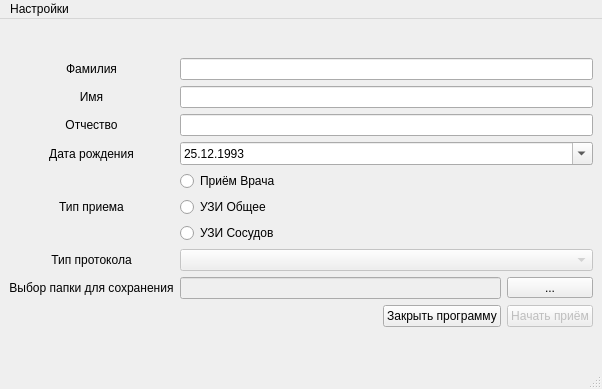
<?xml version="1.0" encoding="UTF-8"?>
<ui version="4.0">
 <class>MainWindow</class>
 <widget class="QMainWindow" name="MainWindow">
  <property name="geometry">
   <rect>
    <x>0</x>
    <y>0</y>
    <width>602</width>
    <height>389</height>
   </rect>
  </property>
  <property name="windowTitle">
   <string>Приём Врача</string>
  </property>
  <widget class="QWidget" name="centralwidget">
   <layout class="QGridLayout" name="gridLayout_2">
    <item row="2" column="0">
     <layout class="QGridLayout" name="gridLayout">
      <item row="2" column="0">
       <widget class="QLabel" name="label_3">
        <property name="text">
         <string>Отчество</string>
        </property>
        <property name="alignment">
         <set>Qt::AlignCenter</set>
        </property>
        <property name="buddy">
         <cstring>lineEdit_3</cstring>
        </property>
       </widget>
      </item>
      <item row="5" column="1" colspan="2">
       <widget class="QRadioButton" name="radioButton">
        <property name="text">
         <string>УЗИ Общее</string>
        </property>
        <attribute name="buttonGroup">
         <string notr="true">buttonGroup</string>
        </attribute>
       </widget>
      </item>
      <item row="7" column="0">
       <widget class="QLabel" name="label_6">
        <property name="text">
         <string>Тип протокола</string>
        </property>
        <property name="alignment">
         <set>Qt::AlignCenter</set>
        </property>
        <property name="wordWrap">
         <bool>false</bool>
        </property>
       </widget>
      </item>
      <item row="1" column="0">
       <widget class="QLabel" name="label_2">
        <property name="text">
         <string>Имя</string>
        </property>
        <property name="alignment">
         <set>Qt::AlignCenter</set>
        </property>
        <property name="buddy">
         <cstring>lineEdit_2</cstring>
        </property>
       </widget>
      </item>
      <item row="4" column="0" rowspan="3">
       <widget class="QLabel" name="label_5">
        <property name="text">
         <string>Тип приема</string>
        </property>
        <property name="alignment">
         <set>Qt::AlignCenter</set>
        </property>
       </widget>
      </item>
      <item row="0" column="0">
       <widget class="QLabel" name="label">
        <property name="text">
         <string>Фамилия</string>
        </property>
        <property name="alignment">
         <set>Qt::AlignCenter</set>
        </property>
        <property name="buddy">
         <cstring>lineEdit</cstring>
        </property>
       </widget>
      </item>
      <item row="3" column="1" colspan="2">
       <widget class="QDateEdit" name="dateEdit">
        <property name="maximumTime">
         <time>
          <hour>23</hour>
          <minute>59</minute>
          <second>59</second>
         </time>
        </property>
        <property name="displayFormat">
         <string>dd.MM.yyyy</string>
        </property>
        <property name="calendarPopup">
         <bool>true</bool>
        </property>
        <property name="date">
         <date>
          <year>1993</year>
          <month>12</month>
          <day>25</day>
         </date>
        </property>
       </widget>
      </item>
      <item row="6" column="1" colspan="2">
       <widget class="QRadioButton" name="radioButton_3">
        <property name="text">
         <string>УЗИ Сосудов</string>
        </property>
        <attribute name="buttonGroup">
         <string notr="true">buttonGroup</string>
        </attribute>
       </widget>
      </item>
      <item row="9" column="2">
       <widget class="QPushButton" name="pushButton_2">
        <property name="enabled">
         <bool>false</bool>
        </property>
        <property name="text">
         <string>Начать приём</string>
        </property>
       </widget>
      </item>
      <item row="4" column="1" colspan="2">
       <widget class="QRadioButton" name="radioButton_2">
        <property name="text">
         <string>Приём Врача</string>
        </property>
        <attribute name="buttonGroup">
         <string notr="true">buttonGroup</string>
        </attribute>
       </widget>
      </item>
      <item row="3" column="0">
       <widget class="QLabel" name="label_4">
        <property name="text">
         <string>Дата рождения</string>
        </property>
        <property name="alignment">
         <set>Qt::AlignCenter</set>
        </property>
        <property name="buddy">
         <cstring>dateEdit</cstring>
        </property>
       </widget>
      </item>
      <item row="1" column="1" colspan="2">
       <widget class="QLineEdit" name="lineEdit_2"/>
      </item>
      <item row="7" column="1" colspan="2">
       <widget class="QComboBox" name="comboBox">
        <property name="enabled">
         <bool>false</bool>
        </property>
       </widget>
      </item>
      <item row="0" column="1" colspan="2">
       <widget class="QLineEdit" name="lineEdit"/>
      </item>
      <item row="2" column="1" colspan="2">
       <widget class="QLineEdit" name="lineEdit_3"/>
      </item>
      <item row="8" column="0">
       <widget class="QLabel" name="label_7">
        <property name="text">
         <string>Выбор папки для сохранения</string>
        </property>
        <property name="alignment">
         <set>Qt::AlignCenter</set>
        </property>
       </widget>
      </item>
      <item row="8" column="1">
       <widget class="QLineEdit" name="lineEdit_4">
        <property name="enabled">
         <bool>false</bool>
        </property>
        <property name="sizePolicy">
         <sizepolicy hsizetype="Expanding" vsizetype="Fixed">
          <horstretch>0</horstretch>
          <verstretch>0</verstretch>
         </sizepolicy>
        </property>
       </widget>
      </item>
      <item row="8" column="2">
       <widget class="QToolButton" name="toolButton">
        <property name="sizePolicy">
         <sizepolicy hsizetype="Preferred" vsizetype="Fixed">
          <horstretch>0</horstretch>
          <verstretch>0</verstretch>
         </sizepolicy>
        </property>
        <property name="text">
         <string>...</string>
        </property>
       </widget>
      </item>
      <item row="9" column="1">
       <widget class="QPushButton" name="pushButton">
        <property name="sizePolicy">
         <sizepolicy hsizetype="Maximum" vsizetype="Fixed">
          <horstretch>0</horstretch>
          <verstretch>0</verstretch>
         </sizepolicy>
        </property>
        <property name="tabletTracking">
         <bool>false</bool>
        </property>
        <property name="layoutDirection">
         <enum>Qt::RightToLeft</enum>
        </property>
        <property name="text">
         <string>Закрыть программу</string>
        </property>
       </widget>
      </item>
     </layout>
    </item>
   </layout>
  </widget>
  <widget class="QMenuBar" name="menubar">
   <property name="geometry">
    <rect>
     <x>0</x>
     <y>0</y>
     <width>602</width>
     <height>28</height>
    </rect>
   </property>
   <widget class="QMenu" name="menu">
    <property name="title">
     <string>Настройки</string>
    </property>
    <addaction name="action"/>
    <addaction name="separator"/>
    <addaction name="action_2"/>
   </widget>
   <addaction name="menu"/>
  </widget>
  <widget class="QStatusBar" name="statusbar"/>
  <action name="action">
   <property name="text">
    <string>Выбор папок</string>
   </property>
  </action>
  <action name="action_3">
   <property name="text">
    <string>Выход</string>
   </property>
  </action>
  <action name="action_2">
   <property name="text">
    <string>Выход</string>
   </property>
  </action>
 </widget>
 <tabstops>
  <tabstop>lineEdit</tabstop>
  <tabstop>lineEdit_2</tabstop>
  <tabstop>lineEdit_3</tabstop>
  <tabstop>dateEdit</tabstop>
  <tabstop>radioButton_2</tabstop>
  <tabstop>radioButton</tabstop>
  <tabstop>radioButton_3</tabstop>
  <tabstop>comboBox</tabstop>
  <tabstop>pushButton_2</tabstop>
 </tabstops>
 <resources/>
 <connections/>
 <buttongroups>
  <buttongroup name="buttonGroup"/>
 </buttongroups>
</ui>
